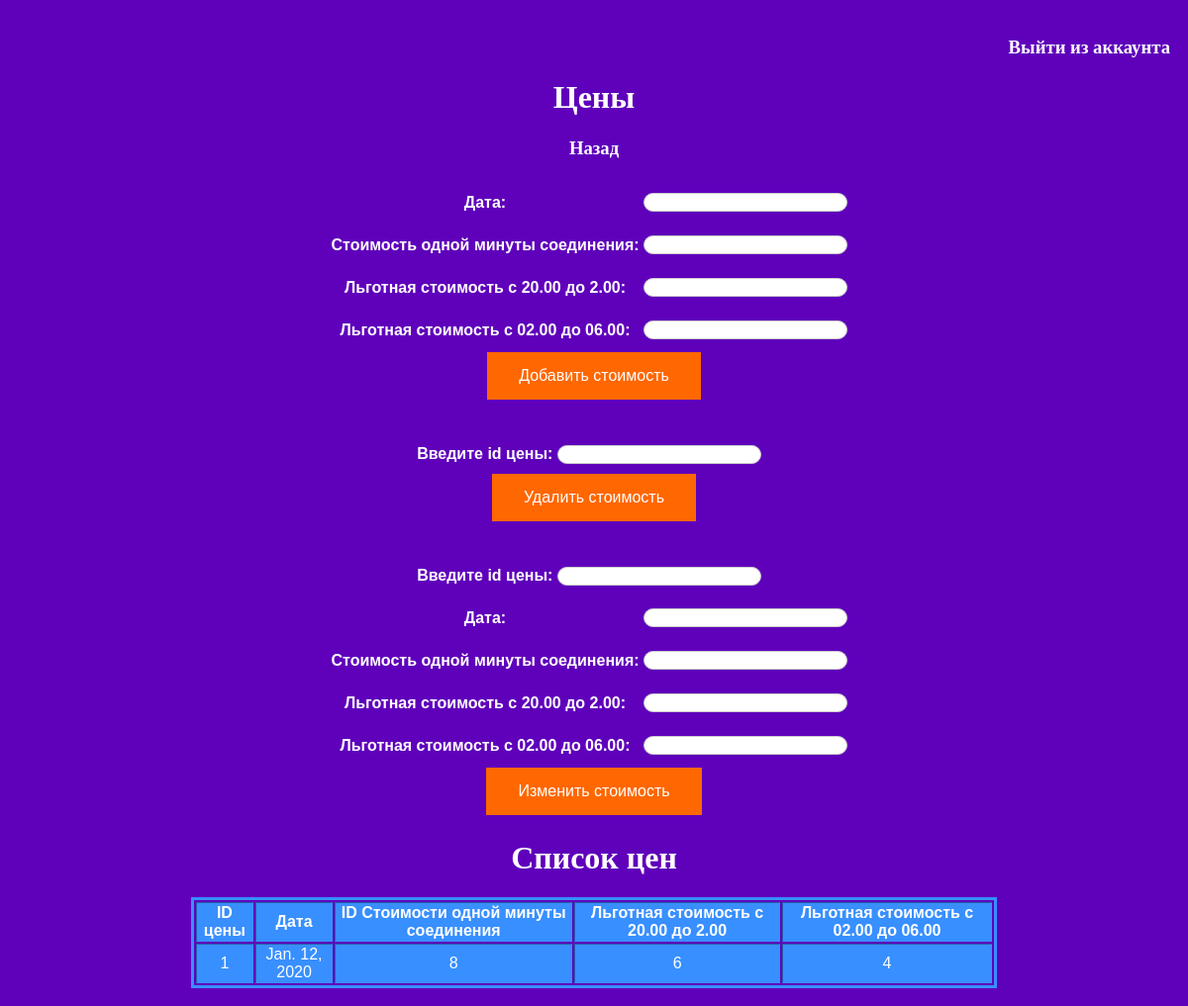
/Price/, run on the app's committed database.
### provider/models.py (models this page shows)
class Price(models.Model):
    Date = models.DateField(null=True)
    Cost_per_minute = models.IntegerField(null=True)
    Cost_per_minute_from_8pm_to_2am = models.IntegerField(null=True)
    Cost_per_minute_from_2am_to_6am = models.IntegerField(null=True)
    objects = models.Manager()

### provider/views.py (the view)
# urls.py: path('Price/', views.index_price, name='Price'),
def index_price(request):
    form_add = AddPrice()
    data = Price.objects.all()
    return render(request, "provider/Template_Price.html", {"form": form_add, "data_show": data})

### provider/forms.py
class AddPrice(forms.Form):
    Date = forms.DateField(label="Дата", widget=forms.DateInput(attrs={"class": "myfield"}))
    Cost_per_minute = forms.IntegerField(label="Стоимость одной минуты соединения",
                                         widget=forms.NumberInput(attrs={"class": "myfield"}))
    Cost_per_minute_from_8pm_to_2am = forms.IntegerField(label="Льготная стоимость с 20.00 до 2.00",
                                                         widget=forms.NumberInput(attrs={"class": "myfield"}))
    Cost_per_minute_from_2am_to_6am = forms.IntegerField(label="Льготная стоимость с 02.00 до 06.00",
                                                         widget=forms.NumberInput(attrs={"class": "myfield"}))

### templates/provider/Template_Price.html (shortened to what this page needs)
<!DOCTYPE html>
<html>
<head>
</head>
<body class="container">
    <div id="header" >
	    <h3 align="right"><a href="/admin/logout/">Выйти из аккаунта</a></h3>
        <h1 align="center">Цены<h1>
        <h3 align="center"><a href = "{% url 'home' %}">Назад</a></h3>
    </div>
<table align="center">
    <tr>
        <th align="center" width="50%">
    <form method="POST" action="add/">
        <table>
            {{ form }}
        </table>
        <input class = "button" type="submit" value="Добавить стоимость">
    </form>
    <br>
    <br>
    <form method="POST" action="del/">
        <label>Введите id цены: </label>
        <input class = "myfield" type= "number" name="delname" ><br>
        <input class = "button" type= "submit" value="Удалить стоимость">
    </form>
    <br>
    <br>
    <form method="POST" action="up/">
        <label>Введите id цены: </label>
        <input class = "myfield" type= "number" name="upname"><br>
        <table>
            {{ form }}
        </table>
        <input class = "button" type= "submit" value="Изменить стоимость">
    </form>
</table>
	<tr>
        <h1 align="center">Список цен</h1>
    <table align="center">
    <form method="POST" action="show/">
        <table id='b' border=1 width="70%" align="center">
            <tr align="center" bgcolor="#388FFF">
                <th>ID цены</th>
                <th>Дата</th>
                <th>ID Стоимости одной минуты соединения</th>
                <th>Льготная стоимость с 20.00 до 2.00</th>
                <th>Льготная стоимость с 02.00 до 06.00</th>
            </tr>
        {% for i in data_show %}
            <tr align="center" bgcolor="#388FFF">
                <td>{{ i.id }}</td>
                <td>{{ i.Date }}</td>
                <td>{{ i.Cost_per_minute }}</td>
                <td>{{ i.Cost_per_minute_from_8pm_to_2am }}</td>
                <td>{{ i.Cost_per_minute_from_2am_to_6am }}</td>
            </tr>
        {% endfor %}
        </table>
    </form>
    </tr>
</body>
</html>

### templates/provider/Template_Price.html (style rules this page uses)
.myfield { border:1px solid #ccc; border-radius:10px; height:15px; width:200px; margin: 10px 10px 10px 0; text-align: center; }
.button { background-color: #FF6700; border: none; color: white; padding: 15px 32px; text-align: center; text-decoration: none; display: inline-block; font-size: 16px; }
body { background: #5F00BB ; padding: 10px; background-repeat: no-repeat; }
label { font-family: Helvetica; }
td { font-family: Arial; color: #FFFFFF; }
th { font-family: Arial; color: #FFFFFF; }
a { color: #FFFFFF; text-decoration: none; }
h1 { color: #FFFFFF; }
#b { border: 3px solid #388FFF; }

### data on the page
Price: id "1", Date "Jan. 12, 2020", Cost_per_minute "8", Cost_per_minute_from_8pm_to_2am "6", Cost_per_minute_from_2am_to_6am "4"
